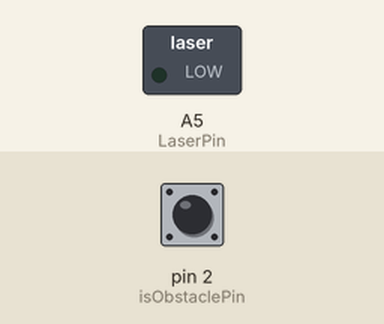
This sketch was run on a simulated Arduino Uno, built with avr-gcc and run on an emulated ATmega328P. Parts: switched loads named in the sketch (green lamp = pin HIGH). Dashed ring = blinking. The test bench sets the inputs (shaded band); at power-on: pin 2 (isObstaclePin) HIGH. What the sketch prints to the serial monitor is not drawn.

Above: at 1.2 s.
1.3 s: pin 2 (isObstaclePin) driven LOW
At 1.7 s:
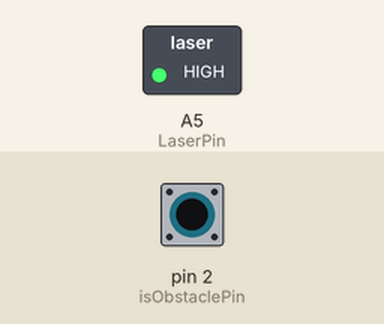
2.8 s: pin 2 (isObstaclePin) driven HIGH
At 4.1 s:
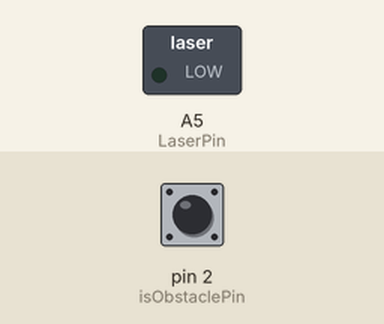
5.8 s: pin 2 (isObstaclePin) pulsed LOW 2 times (0.12 s each, 0.3 s apart)
At 5.86 s:
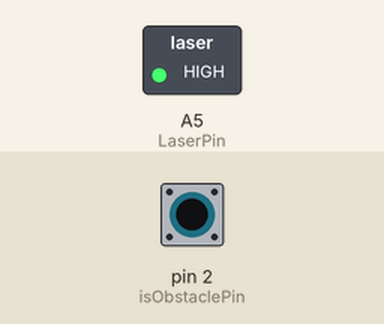
9.4 s: pin 2 (isObstaclePin) pulsed LOW 5 times (0.12 s each, 0.3 s apart)
At 12.0 s:
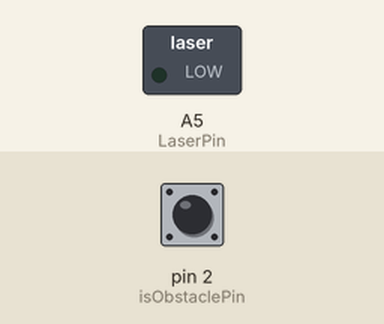
Timing chart, 0 to 13.5 s (numbered marks = the images above; inputs shaded):
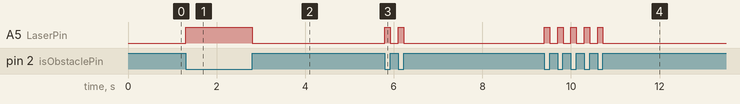

Measured:
- after the input at 1.3 s, A5 (LaserPin): LOW → HIGH at once
- after the input at 2.8 s, A5 (LaserPin): HIGH → LOW at once
- after the input at 5.8 s, A5 (LaserPin): alternates HIGH for 0.12 s and LOW for 0.18 s, 4 changes in all, then stays LOW, starting at once
- after the input at 9.4 s, A5 (LaserPin): alternates HIGH for 0.12 s and LOW for 0.18 s, 10 changes in all, then stays LOW, starting at once

The sketch:

SIRO_with_Interrupt.ino
```cpp
const int isObstaclePin = 2;
const int LaserPin = A5;     // Use the Laser Gun
volatile int isObstacle = HIGH;      // HIGH MEANS NO OBSTACLE

void obstacleDetected(){
  isObstacle = LOW;
}
void setup() {

  pinMode(LaserPin, OUTPUT);
  pinMode(isObstaclePin, INPUT);
  digitalWrite(LaserPin, LOW);
  Serial.begin(115200);
  attachInterrupt (digitalPinToInterrupt (isObstaclePin), obstacleDetected, FALLING);  // attach interrupt handler
}

void loop() {
  if (isObstacle == LOW) {
     while (digitalRead(isObstaclePin)==LOW){ //To see is the obatacles are still there?
      digitalWrite(LaserPin, HIGH);
      Serial.print(" OBSTACLE!!, OBSTACLE!!");  Serial.print("\n");
      }
     isObstacle =HIGH;
  }
  else {
    digitalWrite(LaserPin, LOW);
    Serial.print(" Clear, Advancing");
  }
  Serial.print("\n");
}
// IR Obstacle Collision Detection Module
// T. I. WANG
```
